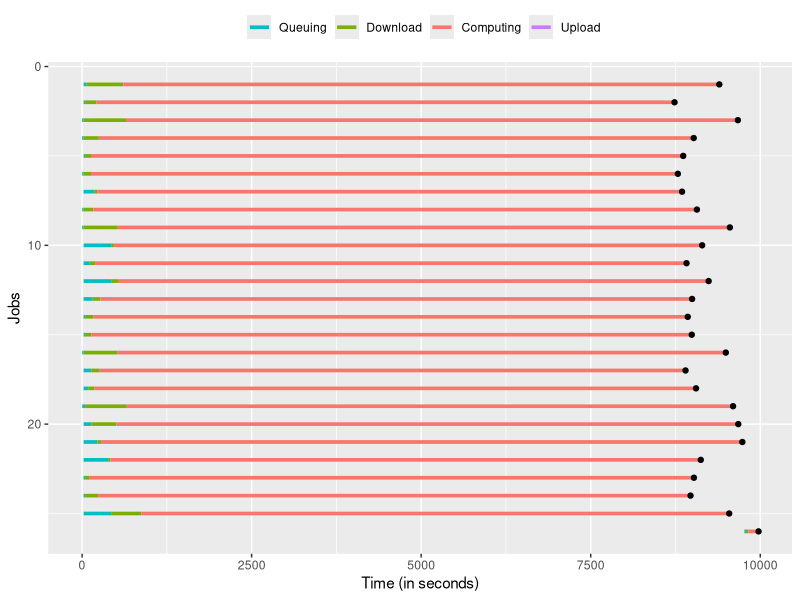
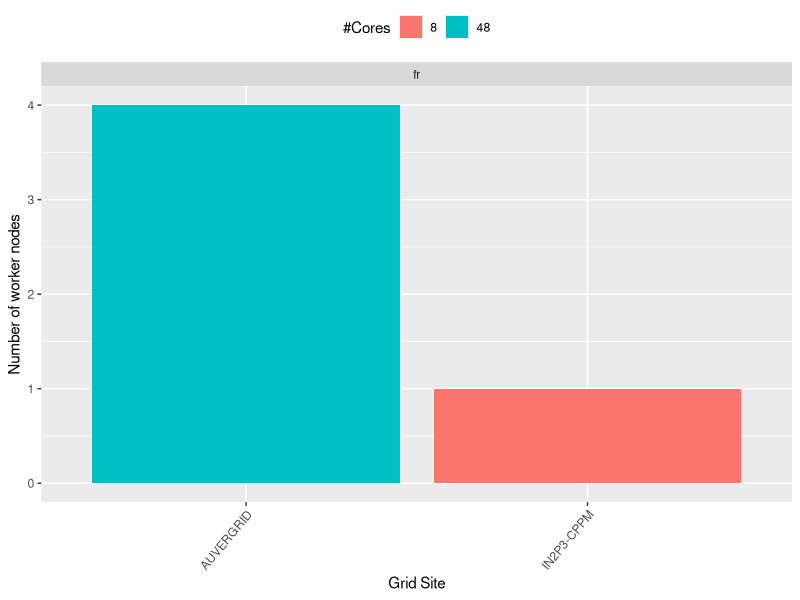
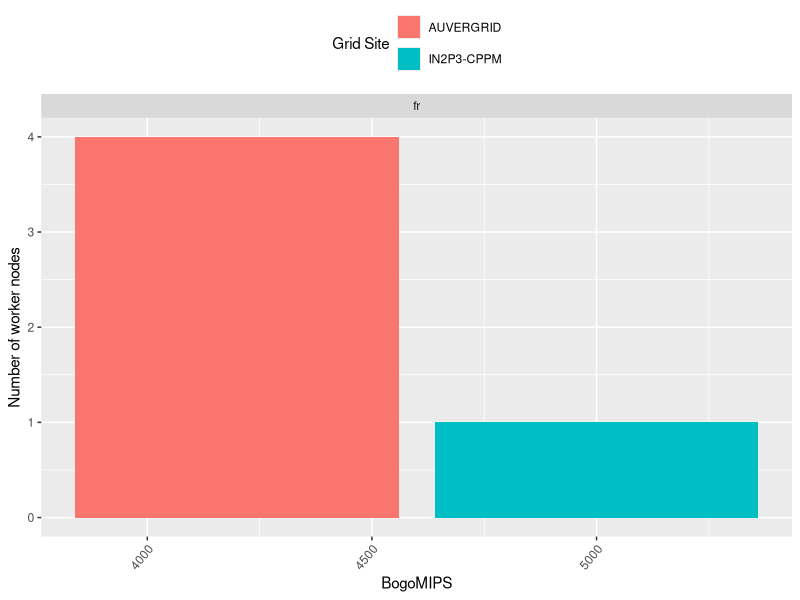
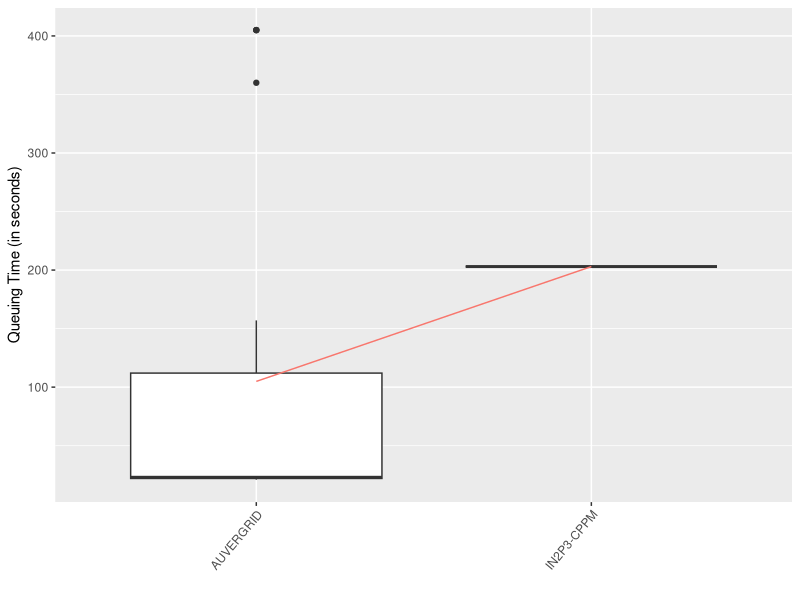
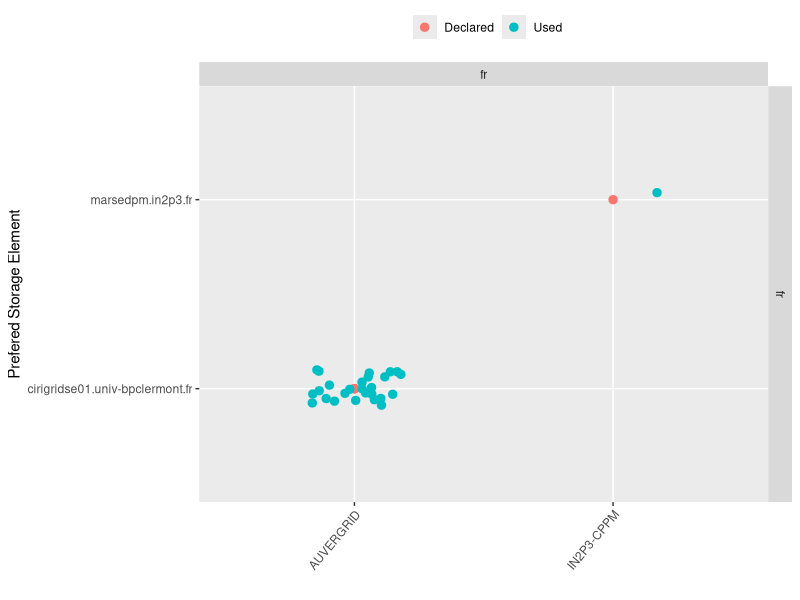
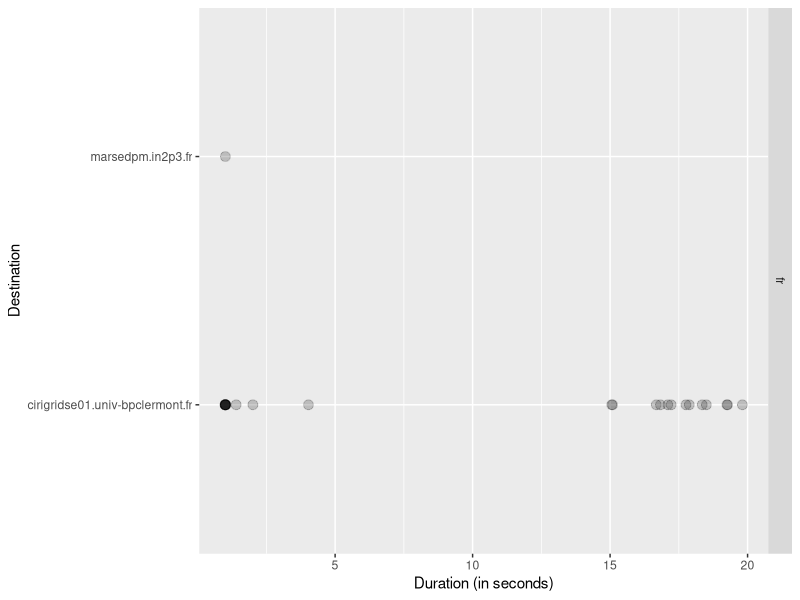
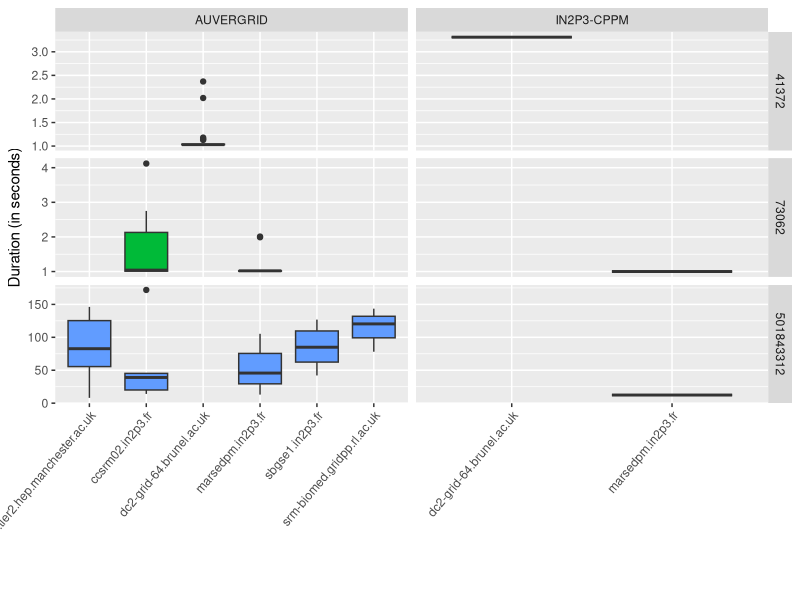
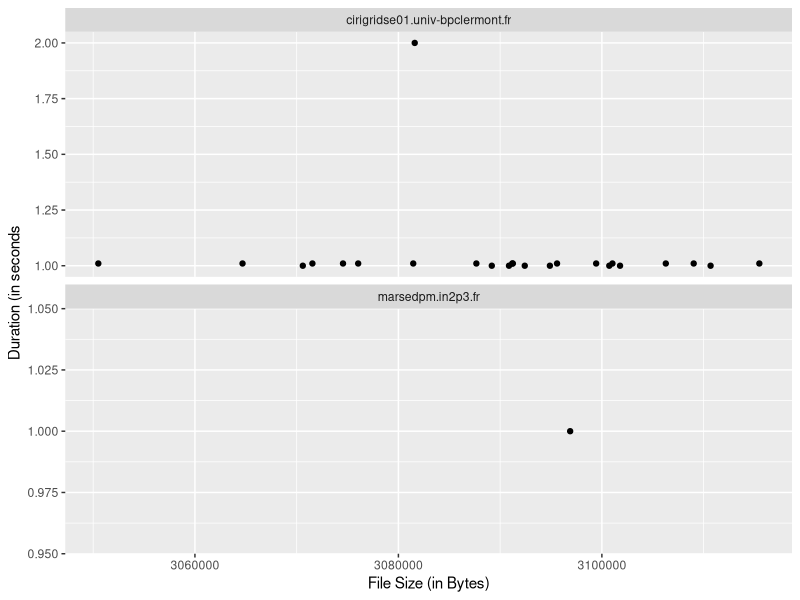

Reproduce these figures in R, in order.
## ---- chunk 1
library(scales)
library(reshape2)
library(ggplot2)
library(plyr)
## ---- chunk 2
get_suffix <- function(x) {
  tail(strsplit(as.character(x),"[.]")[[1]], n=1)
}
## ---- chunk 3
workers <- read.csv('csv_files/worker_nodes.csv', header=TRUE, sep=',')

# Remove unit and convert to numeric values
workers$MIPS <-as.numeric(sub("Mf", "", workers$MIPS))

# Add a column to store the suffix of local SE
workers$SESuffix<-sapply(workers$CloseSE, get_suffix)
## ---- chunk 4
transfers <- read.csv('csv_files/file_transfer.csv', header = TRUE, sep=',')

# Remove entries with 0 file size, if any
transfers = transfers[transfers$FileSize!=0,]

# Simplify the job IDs
transfers$JobId <- transfers$JobId-min(transfers$JobId)

# Convert durations from milliseconds to seconds 
transfers$Time<-transfers$Time/1000

# Add columns to store the suffixes of source and destination SE
transfers$src_suffix<-sapply(transfers$Source, get_suffix)
transfers$dst_suffix<-sapply(transfers$Destination,  get_suffix)
## ---- chunk 5
upload_tests <- transfers[transfers$UpDown == 0,]
uploads <- transfers[transfers$UpDown == 1,]
downloads <- transfers[transfers$UpDown == 2,]
## ---- chunk 6
usedSE <- merge(uploads[names(uploads) %in% c("Source", "Destination","src_suffix", "dst_suffix")],
                workers[names(workers) %in% c("Name", "SiteName")],
                by.x="Source", by.y="Name")
names(usedSE) <- c("Name", "CloseSE", "Country", "SESuffix","SiteName")
## ---- chunk 7
bandwidths_raw <-read.csv('csv_files/se_bandwidth.csv', header=TRUE, sep=',')

# Melt the data frame to have values in a plottable layout
bandwidths <- melt(bandwidths_raw, id.vars="SE", value.name="Bandwidth")

# get rid off of 0 bandwidth, they mean uncomputed values
bandwidths <- bandwidths[bandwidths$Bandwidth > 0,]

# splitting the [AVG/MAX]_[UP/DOWN/ALL] columns to improve layout
bandwidths <- cbind(bandwidths,t(sapply(bandwidths$variable, 
                                        function(x) strsplit(as.character(x),"[_]")[[1]])))
colnames(bandwidths)[c(4,5)] = c("Type", "Direction")

# Discard the "ALL" case
bandwidths <- bandwidths[bandwidths$Direction !="ALL",]
bandwidths$SE <- as.character(bandwidths$SE)
bandwidths$SE <- factor(bandwidths$SE, levels=sort(unique(bandwidths$SE)), ordered=TRUE)
# And thus remove the "variable" column
bandwidths = bandwidths[!names(bandwidths) %in% "variable"]
## ---- chunk 8
timings <- read.csv('csv_files/db_dump.csv', header = TRUE, sep = ' ') 
# Simplify the job IDs
timings$JobId <- timings$JobId-min(timings$JobId)
timings$JobSeq <- as.numeric(row.names(timings))

# Identify the merge job
mergeId <- timings[timings$Command=="merge.sh",]$JobId
mergeSeq <- timings[timings$Command=="merge.sh",]$JobSeq

queuing_step <- timings[names(timings) %in% c("JobSeq", "CreationTime", "DownloadStartTime")]
names(queuing_step)<-c("Start","End", "JobId")
queuing_step$Step<-"Queuing"

download_step <- timings[names(timings) %in% c("JobSeq", "DownloadStartTime")]
names(download_step)<-c("Start","JobId")
download_step$End <- timings$DownloadStartTime+timings$DownloadDuration
download_step$Step <- "Download"

computing_step <- timings[names(timings) %in% c("JobSeq", "ComputeStartTime")]
names(computing_step)=c("Start", "JobId")
computing_step$End <- timings$ComputeStartTime+timings$ComputeDuration
computing_step$Step <-"Computing"

upload_step<-timings[names(timings) %in% c("JobSeq", "UploadStartTime")]
names(upload_step)<-c("Start", "JobId")
upload_step$End <- timings$UploadStartTime+timings$UploadDuration
upload_step$Step <-"Upload"

gantt <- rbind(queuing_step,download_step,computing_step, upload_step)
## ---- chunk 9
binwidth=10
find_bins <- function(origin, s, e, end) {
  c(rep(0,(s-origin)/binwidth), 
    rep(1, (e-s)/binwidth), 
    rep(0,(end-e)/binwidth))
}

df <-gantt[gantt$Step %in% c("Download", "Upload"),]
origin <- floor(min(df$Start)/binwidth)*binwidth
end<- ceiling(max(df$End)/binwidth)*binwidth
bins = ddply(df,.(JobId,Step), 
             function(x) find_bins(origin, 
                                   floor(min(x$Start)/binwidth)*binwidth,
                                   ceiling(max(x$End)/binwidth)*binwidth, end))
bins=bins[,-1]
names(bins) = c("Step", seq(origin, end-binwidth, by=binwidth))

concurrency = melt(ddply(bins,.(Step), colwise(sum)), 
                   id.vars="Step", value.name="Count", variable.name="Start")
concurrency=concurrency[concurrency$Count>0,]
concurrency$Start <- as.integer(as.character(concurrency$Start))
## ---- chunk 10
ggplot(gantt)+ geom_segment(aes(x=Start, xend=End, y=JobId, yend=JobId, color=Step), size=1.25) + 
  geom_point(data=timings, aes(x=(DownloadStartTime+TotalDuration), y=JobSeq)) +
  scale_color_discrete(breaks=c("Queuing", "Download", "Computing", "Upload"), name="") +
  scale_y_reverse() + 
  theme(legend.position="top") + xlab("Time (in seconds)") + ylab("Jobs")
## ---- chunk 11
ggplot(workers, aes(x=SiteName, fill=factor(Core))) + geom_bar() + scale_fill_discrete(name="#Cores") + 
  facet_wrap(~Country, scales="free_x", nrow=1) + theme(axis.text.x = element_text(angle = 50, hjust = 1)) + 
  xlab("Grid Site") + ylab("Number of worker nodes") + theme(legend.position="top")
## ---- chunk 12
ggplot(workers, aes(x=round(MIPS, -2), fill=factor(SiteName))) + geom_bar(binwidth=100) +
  xlab("BogoMIPS") + ylab("Number of worker nodes")+ scale_fill_discrete(name="Grid Site") +
  facet_wrap(~Country) + theme(axis.text.x = element_text(angle = 50, hjust = 1)) +
  theme(legend.position="top") + guides(fill = guide_legend(nrow = 2)) 
## ---- chunk 13
ggplot(timings, aes(x=Site, y=QueuingDuration))+ geom_boxplot() + 
  theme(axis.text.x = element_text(angle = 50, hjust = 1)) + 
  ylab("Queuing Time (in seconds)") + xlab("") +
  stat_summary(fun.y=mean, geom="line", aes(group=1, color="red")) + guides(color=FALSE)
## ---- chunk 14
ggplot(workers, aes(x=SiteName, y=CloseSE)) + 
  geom_point(aes(color="Declared"), size=2.5) + 
  geom_point(data=usedSE, aes(color="Used"), size=2.5, 
             position=position_jitter(width=0.2,height=0.1)) + 
  scale_color_discrete(breaks=c("Declared", "Used"), labels=c("Declared", "Used"), name="") +
  facet_grid(SESuffix~Country, scales="free") + xlab("") + ylab("Prefered Storage Element") +
  theme(axis.text.x = element_text(angle = 50, hjust = 1)) + 
  theme(legend.position="top")
## ---- chunk 15
summary(upload_tests$Time)
## ---- chunk 16
ggplot(upload_tests, aes(x=Time, y=Destination)) + geom_point(alpha=0.2, size=3) +
  xlab ("Duration (in seconds)") + facet_grid(dst_suffix~., scales="free")
## ---- chunk 17
summary(downloads[downloads$JobId != mergeId,]$Time)
## ---- chunk 18
ggplot(downloads[downloads$JobType == "gate",], aes(x=Source, y=Time, fill=factor(FileSize))) + 
  geom_boxplot() + facet_grid(FileSize~SiteName, scales="free", drop=TRUE) +
  xlab ("") + ylab ("Duration (in seconds)") + 
  theme(axis.text.x = element_text(angle = 50, hjust = 1)) + 
  guides(fill=FALSE)
## ---- chunk 19
summary(uploads[uploads$JobId != mergeId,]$Time)
## ---- chunk 20
ggplot(uploads[uploads$JobId != mergeId,], aes(x=FileSize, y=Time)) + geom_point() + 
  facet_wrap(~Destination, ncol=1, scales = "free_y") + 
  ylab ("Duration (in seconds") + xlab ("File Size (in Bytes)")

## ---- chunk 21
summary(uploads[uploads$JobId != mergeId,]$FileSize)
## ---- chunk 22
# skip the first two downloads (wrapper and input files)
summary(tail(downloads[downloads$JobId == mergeId,], -2)$Time)
## ---- chunk 23
# skip the first two downloads (wrapper and input files)
ggplot(tail(downloads[downloads$JobId == mergeId,], -2), aes(x=FileSize, y=Time)) + geom_point() + 
  facet_wrap(~Source, ncol=1, scales = "free_y") + 
  ylab ("Duration (in seconds") + xlab ("File Size (in Bytes)")

## ---- chunk 24
# skip the first two downloads (wrapper and input files)
summary(tail(downloads[downloads$JobId == mergeId,], -2)$FileSize)
## ---- chunk 25
downloads$Bandwidth <- (downloads$FileSize/(downloads$Time-0.99))/1000
uploads$Bandwidth <- (uploads$FileSize/(uploads$Time-0.99))/1000
df = downloads[names(downloads) %in% c("Source", "Bandwidth")]
names(df) <- c("SE", "Bandwidth")
df$UpDown <-"Uplink"
df2 = uploads[names(uploads) %in% c("Destination", "Bandwidth")]
names(df2) <- c("SE", "Bandwidth")
df2$UpDown <-"Downlink"
                    
individual_bw = rbind(df,df2)
## ---- chunk 26
ggplot(individual_bw, aes(x=SE, y=Bandwidth)) + 
  geom_boxplot() + 
  facet_wrap(~UpDown, scales="free") + scale_y_log10() +
  ylab ("Bandwidth (in KBps)") + xlab ("Storage Element")+ 
  theme(axis.text.x = element_text(angle = 50, hjust = 1))
## ---- chunk 27
ggplot(individual_bw[individual_bw$UpDown == "Downlink",], aes(x=Bandwidth)) + 
  geom_histogram() + scale_x_log10()+ facet_wrap(~SE) +
  xlab ("Bandwidth (in KBps)") + ylab ("Count")+ 
  theme(axis.text.x = element_text(angle = 50, hjust = 1))
## ---- chunk 28
ggplot(individual_bw[individual_bw$UpDown == "Uplink",], aes(x=Bandwidth)) + 
  geom_histogram() + scale_x_log10()+ facet_wrap(~SE) +
  xlab ("Bandwidth (in KBps)") + ylab ("Count")+ 
  theme(axis.text.x = element_text(angle = 50, hjust = 1))
## ---- chunk 29
ggplot(bandwidths, aes(x=SE, y=Bandwidth,  shape=Direction)) + 
  geom_point(size=2.5, color=hue_pal()(2)[2]) + scale_y_log10() + 
  facet_grid(Type~., scales="free") +
  ylab ("Bandwidth (in KBps)") + xlab ("Storage Element")+ 
  scale_shape_manual(breaks=c("UP","DOWN"), labels=c("From", "To"), values=c(25,17))+
  theme(axis.text.x = element_text(angle = 50, hjust = 1))
## ---- chunk 30
ggplot(concurrency, aes(x=Start, y=factor(Count), fill=Count)) + 
  geom_bar(stat="identity") + 
  scale_fill_continuous(low="green", high="red", name="") +
  facet_grid(Step~., margins = TRUE) + guides(fill=FALSE) +
  xlab("Time (in seconds)") + ylab("Number of Concurrent Transfers")
